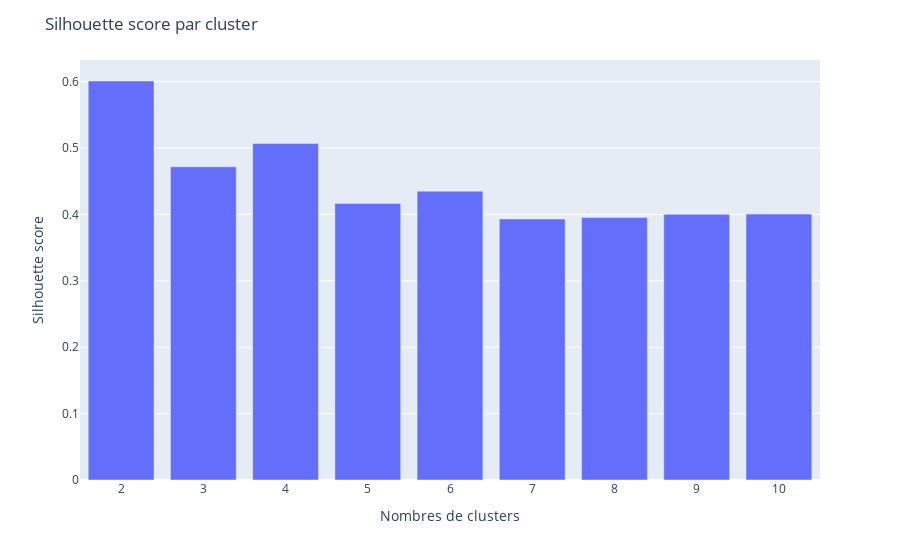

Notebook source saved alongside this figure:
### Code cell
sil = []
k = []

# Tester KMeans avec 2 à 10 clusters et calculer son score de silhouette.
for i in range(2, 11):
    kmeans = KMeans(n_clusters=i, random_state=0)
    kmeans.fit(monday_8_scaled)
    sil.append(silhouette_score(monday_8_scaled, kmeans.predict(monday_8_scaled)))
    k.append(i)

# Enregistrer les résultats dans un dataframe.
cluster_scores = pd.DataFrame(sil)

# Tracer le graphe d'évolution du score de silhouette en fonction du nombre de clusters.
fig = px.bar(data_frame=cluster_scores, x=k, y=cluster_scores.iloc[:,-1])

fig.update_layout(
    xaxis_title='Nombres de clusters',
    yaxis_title='Silhouette score',
    title='Silhouette score par cluster'
)

fig.show()

### Figure 1 — Plotly figure (JSON) as saved in the notebook; plotly's stock layout.template omitted (floating-point values rounded to 4 significant figures)
{"data": [{"hovertemplate": "x=%{x}<br>0=%{y}<extra></extra>", "legendgroup": "", "marker": {"color": "#636efa", "pattern": {"shape": ""}}, "name": "", "orientation": "v", "showlegend": false, "textposition": "auto", "type": "bar", "x": [2, 3, 4, 5, 6, 7, 8, 9, 10], "xaxis": "x", "y": [0.601, 0.4717, 0.5067, 0.4166, 0.4351, 0.3932, 0.3952, 0.4001, 0.4005], "yaxis": "y"}], "layout": {"barmode": "relative", "legend": {"tracegroupgap": 0}, "margin": {"t": 60}, "title": {"text": "Silhouette score par cluster"}, "xaxis": {"anchor": "y", "domain": [0, 1], "title": {"text": "Nombres de clusters"}}, "yaxis": {"anchor": "x", "domain": [0, 1], "title": {"text": "Silhouette score"}}}}
